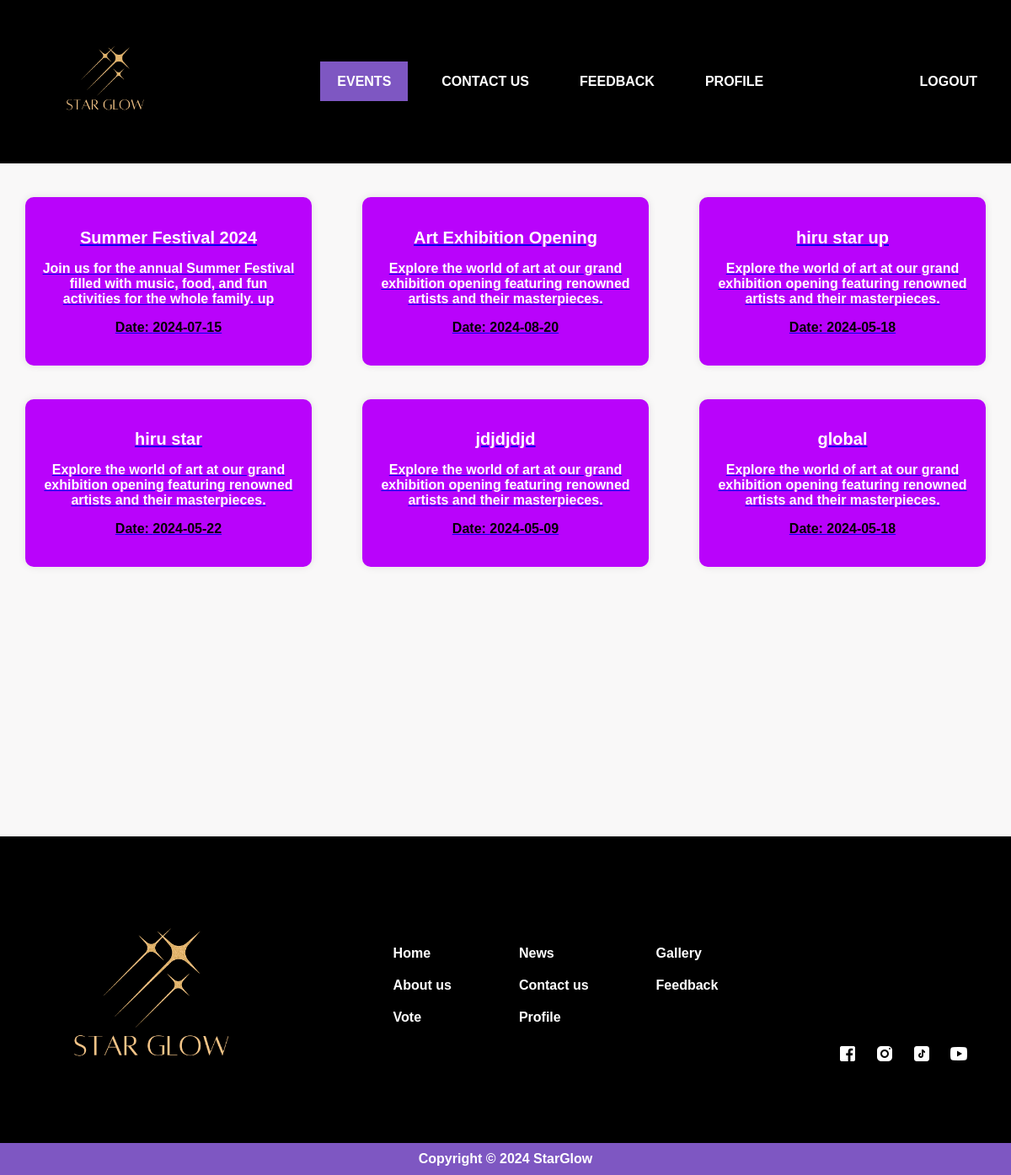
/pages/welcome.php (signed in), run on the app's committed database.
### tables this page shows
CREATE TABLE `events` (
  `id` int(11) NOT NULL,
  `title` varchar(255) NOT NULL,
  `description` text DEFAULT NULL,
  `image` mediumblob DEFAULT NULL,
  `date` date DEFAULT NULL
);

### pages/welcome.php (the view, shortened to what this page needs)
<!DOCTYPE html>
<html lang="en">
<head>
    <link rel="stylesheet" href="../css/welcomeStyles.css">
</head>
<body>
    <header>
        <div class="header-container">
            <div class="logo">
                <img src="../images/logoNew.png">
            </div>
            <nav>
                <ul>
                    <li><a href="welcome.php" class="active">EVENTS</a></li>
                    <li><a href="contactUs.php">CONTACT US</a></li>
                    <li><a href="feedback.php">FEEDBACK</a></li>
                    <li><a href="profile.php">PROFILE</a></li>
                </ul>
            </nav>
            <div class="home">
                <a href="?logout=true" class="active">LOGOUT</a>
            </div>
        </div>
    </header>
    <div class="events-container">
        <?php
        include '../php/config.php';
        $sql = "SELECT * FROM events";
        $result = $conn->query($sql);
        if ($result->num_rows > 0) {
            while ($row = $result->fetch_assoc()) {
                echo '<a href="leaderboard.php"><div class="event-card">';
                echo '<h2 class="event-title">' . $row['title'] . '</h2>';
                echo '<p class="event-description">' . $row['description'] . '</p>';
                echo '<p class="event-date">Date: ' . $row['date'] . '</p>';
                echo '</div></a>';
            }
        } else {
            echo '<p>No events available.</p>';
        }
        ?>
    </div>
    <footer id="footer">
        <div class="container">
            <div class="logo">
                <img src="../images/logoNew.png" alt="SLIIT Dance Dinasty Logo">
            </div>
            <div class="menu">
                <div class="navigation">
                    <a href="home.php">Home</a>
                    <a href="aboutUs.php">About us</a>
                    <a href="welcome.php">Vote</a>
                </div>
                <div class="navigation">
                    <a href="news.php">News</a>
                    <a href="contactUs.php">Contact us</a>
                    <a href="profile.php">Profile</a>
                </div>
                <div class="navigation">
                    <a href="gallery.php">Gallery</a>
                    <a href="feedback.php">Feedback</a>
                </div>
            </div>
            <div class="social">
                <a href="#"><img src="../images/fb.png" alt="Facebook"></a>
                <a href="#"><img src="../images/in.png" alt="Instagram"></a>
                <a href="#"><img src="../images/tik.png" alt="TikTok"></a>
                <a href="#"><img src="../images/yt.png" alt="YouTube"></a>
            </div>
        </div>
    </footer>
    <div class="copyright">
        <p>Copyright © 2024 StarGlow</p>
    </div>
</body>
</html>

### css/welcomeStyles.css (style rules this page uses)
body { background-color: rgba(248, 246, 246, 0.745); margin: 0; padding: 0; font-family: 'Gill Sans', 'Gill Sans MT', Calibri, 'Trebuchet MS', sans-serif; font-weight: 600; color: white; height: auto; }
.header-container .logo img { width: 150px; }
header { padding: 20px; color: white; background-color: black; }
.header-container { display: flex; justify-content: space-between; align-items: center; }
nav ul { list-style-type: none; margin: 0; padding: 0; display: flex; }
nav ul li a { text-decoration: none; color: white; padding: 15px 20px; }
nav ul li a.active { background-color: #7E57C2; padding: 15px 20px; }
nav ul li { margin-left: 20px; }
.home a { text-decoration: none; color: white; padding: 15px 20px; }
.header-container, .footer { text-align: center; }
.events-container { display: flex; flex-wrap: wrap; justify-content: space-around; margin: 20px auto; }
.event-card { width: 300px; margin: 20px; padding: 20px; background-color: #b903fb; border-radius: 10px; box-shadow: 0 0 10px rgba(0, 0, 0, 0.1); text-align: center; }
.event-title { font-size: 20px; font-weight: bold; margin-bottom: 10px; color: rgb(255, 255, 255); }
.event-description { margin-bottom: 15px; color: rgb(255, 255, 255); }
.event-date { color: #000000; }
footer { background-color: black; color: #fff; padding: 20px 0; padding-top: 40px; position: static; margin-top: 300px; }
.container { display: flex; justify-content: space-between; flex-wrap: wrap; }
.menu { display: flex; justify-content: space-between; align-items: flex-start; flex-wrap: wrap; padding-top: 80px; }
.navigation { display: flex; flex-direction: column; }
.navigation a { color: #fff; text-decoration: none; padding: 10px 40px; }
.logo { margin: 0 10px; padding-right: 5px; padding-left: 20px; }
.logo img { width: 300px; height: auto; }
.social { display: flex; align-items: flex-end; margin: 0 10px; padding-top: 80px; padding-right: 30px; padding-bottom: 65px; }
.social a { color: #fff; text-decoration: none; padding: 5px 10px; }
.copyright { text-align: center; padding: 10px 0; background-color: #7E57C2; }
.copyright p { margin: 0; }
.header-container { display: flex; justify-content: space-between; align-items: center; flex-wrap: wrap; }

### data on the page
events: title "Summer Festival 2024", description "Join us for the annual Summer Festival filled with music, food, and fun activities for the whole family. up", date "2024-07-15"
events: title "Art Exhibition Opening", description "Explore the world of art at our grand exhibition opening featuring renowned artists and their masterpieces.", date "2024-08-20"
events: title "hiru star up", description "Explore the world of art at our grand exhibition opening featuring renowned artists and their masterpieces.", date "2024-05-18"
events: title "hiru star", description "Explore the world of art at our grand exhibition opening featuring renowned artists and their masterpieces.", date "2024-05-22"
events: title "jdjdjdjd", description "Explore the world of art at our grand exhibition opening featuring renowned artists and their masterpieces.", date "2024-05-09"
events: title "global", description "Explore the world of art at our grand exhibition opening featuring renowned artists and their masterpieces.", date "2024-05-18"
